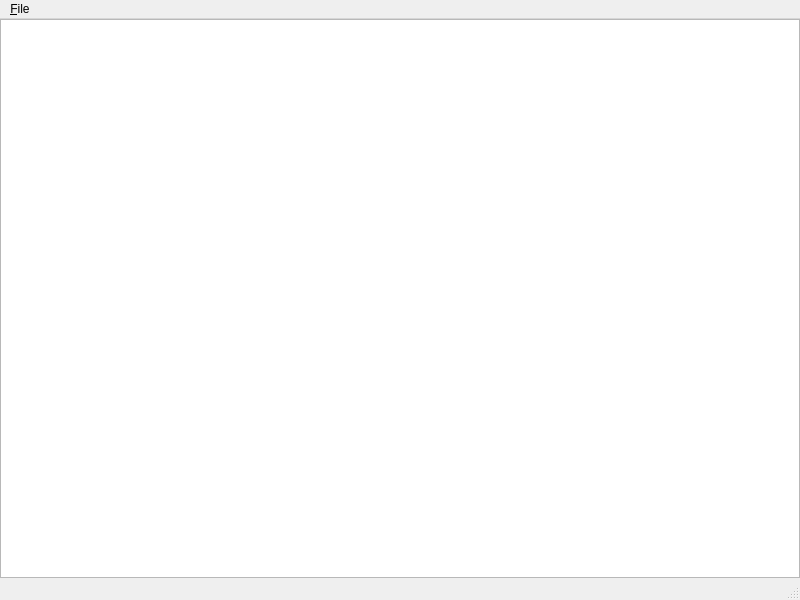
<?xml version="1.0" encoding="UTF-8"?>
<ui version="4.0">
 <class>MainWindow</class>
 <widget class="QMainWindow" name="MainWindow">
  <property name="geometry">
   <rect>
    <x>0</x>
    <y>0</y>
    <width>800</width>
    <height>600</height>
   </rect>
  </property>
  <property name="windowTitle">
   <string>MainWindow</string>
  </property>
  <widget class="QWidget" name="centralwidget">
   <layout class="QHBoxLayout" name="horizontalLayout">
    <property name="spacing">
     <number>0</number>
    </property>
    <property name="leftMargin">
     <number>0</number>
    </property>
    <property name="topMargin">
     <number>0</number>
    </property>
    <property name="rightMargin">
     <number>0</number>
    </property>
    <property name="bottomMargin">
     <number>0</number>
    </property>
    <item>
     <widget class="QListWidget" name="listProcess"/>
    </item>
   </layout>
  </widget>
  <widget class="QMenuBar" name="menubar">
   <property name="geometry">
    <rect>
     <x>0</x>
     <y>0</y>
     <width>800</width>
     <height>26</height>
    </rect>
   </property>
   <widget class="QMenu" name="menu_File">
    <property name="title">
     <string>&amp;File</string>
    </property>
    <addaction name="actionRefresh"/>
    <addaction name="actionDeploy"/>
    <addaction name="separator"/>
    <addaction name="actionExit"/>
   </widget>
   <addaction name="menu_File"/>
  </widget>
  <widget class="QStatusBar" name="statusbar"/>
  <action name="actionDeploy">
   <property name="text">
    <string>&amp;Deploy</string>
   </property>
  </action>
  <action name="actionExit">
   <property name="text">
    <string>E&amp;xit</string>
   </property>
  </action>
  <action name="actionRefresh">
   <property name="text">
    <string>&amp;Refresh</string>
   </property>
  </action>
 </widget>
 <resources/>
 <connections/>
</ui>
